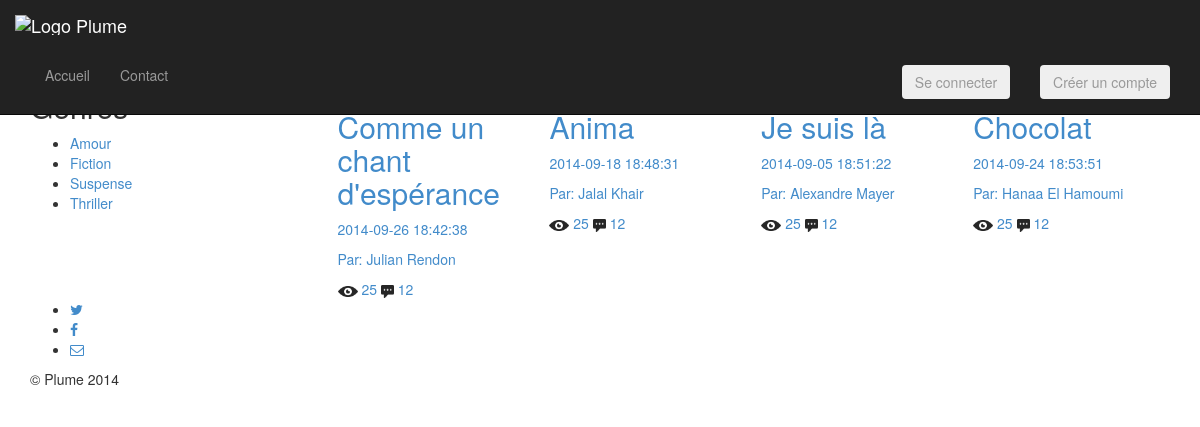
The page /site/index.php on the database its author committed.
### tables this page shows
CREATE TABLE IF NOT EXISTS `ouvrage` (
  `idOuvrage` int(11) NOT NULL AUTO_INCREMENT,
  `sTitreOuvrage` varchar(150) DEFAULT NULL,
  `sDateOuvrage` datetime DEFAULT NULL,
  `sCouvertureOuvrage` varchar(100) DEFAULT NULL,
  `sGenre` varchar(45) DEFAULT NULL,
  `idUtilisateur` int(11) NOT NULL,
  PRIMARY KEY (`idOuvrage`),
  KEY `FK_Ouvrage_idUtilisateur` (`idUtilisateur`)
);

CREATE TABLE IF NOT EXISTS `utilisateur` (
  `idUtilisateur` int(11) NOT NULL AUTO_INCREMENT,
  `sNomUtilisateur` varchar(45) DEFAULT NULL,
  `sCourrielUtilisateur` varchar(45) DEFAULT NULL,
  `sMotPassUtilisateur` varchar(100) DEFAULT NULL,
  `sAvatarUtilisateur` varchar(50) DEFAULT NULL,
  `sStatut` varchar(30) DEFAULT NULL,
  `sTypeUtilisateur` varchar(20) DEFAULT NULL,
  PRIMARY KEY (`idUtilisateur`)
);

### site/index.php (called while the page is built, shortened)
<?php
    require_once("../lib/MySqliLib.class.php");
	require_once("../vues/VueGenre.class.php");
	require_once("../vues/vueOuvrage.class.php");
	require_once("../modeles/Genre.class.php");
	require_once("Controleur.class.php");
	require_once("gabarit.php");
?>

### modeles/Genre.class.php (called while the page is built)
<?php
	class Genre{
		private $aGenres = array("Amour","Fiction","Suspense","Thriller");
		public function getGenre(){
			return $this->aGenres;
		}
	}
?>

### lib/MySqliLib.class.php (called while the page is built, shortened)
<?php
    class MySqliLib extends mysqli {
    	private $sHost;
		private $sUser;
		private $sPwd;
		private $sBDD;
		private $oConnect;
		public function setHost($sHost){
			$this->sHost = $sHost;
		}
		public function setUser($sUser){
			$this->sUser = $sUser;
		}
		public function setPwd($sPwd){
			$this->sPwd = $sPwd;
		}
		public function setBDD($sBDD){
			$this->sBDD = $sBDD;
		}
		public function getHost(){
			return $this->sHost;
		}
		public function getUser(){
			return $this->sUser ;
		}
		public function getPwd(){
			return $this->sPwd;
		}
		public function getBDD(){
			return $this->sBDD;
		}
		public function __construct($sHost=MySqliLib::HOST, $sUser=MySqliLib::USER,
		$sPwd=MySqliLib::PWD, $sBDD=MySqliLib::BDD){
			$this->oConnect = new mysqli($this->getHost(), $this->getUser(), $this->getPwd(), $this->getBDD());
			$this->oConnect->set_charset("utf8");
		}
		public function executer($sRequete){
			$oMysqliResult = $this->oConnect->query($sRequete);
			return $oMysqliResult;
		}
		public function recupererTableau(mysqli_result $oMySqliResult){
			$i=0;
			while(($aEnreg[$i] = $oMySqliResult->fetch_assoc()) != NULL){
				$i++;
			}
			unset($aEnreg[$i]);
			return 	$aEnreg;
		}
    }
?>

### vues/vueOuvrage.class.php (the view, shortened to what this page needs)
<?php
class VueOuvrage{
    public static function afficherOeuvresAccueil($sGenre=""){
      $oConnexion = new MySqliLib();
      if($sGenre){
        $sRequete = "SELECT * FROM ouvrage WHERE sGenre = '$sGenre';";
      }else{
        $sRequete = "SELECT * FROM ouvrage;";
      }
      $oResult = $oConnexion->executer($sRequete);
      $aOeuvre = $oConnexion->recupererTableau($oResult);
      echo'<div class="col-lg-9 col-sm-9 col-xs-12 ouevreAccueil">';
      for($iOeuvre=0; $iOeuvre<count($aOeuvre) ; $iOeuvre++)
      {
          $sRequeteNomUtilisateur = "SELECT sNomUtilisateur FROM utilisateur WHERE idUtilisateur =  ".$aOeuvre[$iOeuvre]["idUtilisateur"].";";
      $oResultNom = $oConnexion->executer($sRequeteNomUtilisateur);
       $aNom = $oConnexion->recupererTableau($oResultNom);
          echo'
              <a href="index.php?s=10&idOuvrage='.$aOeuvre[$iOeuvre]["idOuvrage"].'">
                <div class="col-lg-3 col-sm-6 col-xs-12 produit" >
                  <div class="produit-image">
                      <td><img src='.$aOeuvre[$iOeuvre]["sCouvertureOuvrage"].'></td>
                  </div>
                  <h2> '.$aOeuvre[$iOeuvre]["sTitreOuvrage"].'</h2>
                  <p class="produit-date">'.$aOeuvre[$iOeuvre]["sDateOuvrage"].'</p>
                  <p class="produit-auteur">Par: '.$aNom[0]['sNomUtilisateur'].'</p>
                  <img src="img/imgAccueil/view-icon.png" width="20px"><span class="produit-vues"> 25</span>
                  <img src="img/imgAccueil/comment-icon.png" width="13px"><span class="produit-commentaires"> 12</span>
                </div>
              </a>
          ';
      }
      echo"</div></div>";
    }
    }
    ?>

### vues/templates/header.php (shortened to what this page needs)
<!DOCTYPE html>
<html class="no-js">
	<head>
		<link href="http://netdna.bootstrapcdn.com/bootstrap/3.1.1/css/bootstrap.min.css" rel="stylesheet">
		<link href="<?php echo SITE.DS; ?>css/bootstrap.min.css" rel="stylesheet">
		<link rel="stylesheet" href="<?php echo SITE.DS; ?>css/bootstrap-theme.min.css">
		<link rel="stylesheet" href="<?php echo SITE.DS; ?>css/main.css">
        <link href="http://netdna.bootstrapcdn.com/font-awesome/4.1.0/css/font-awesome.min.css" rel="stylesheet">
	</head>
	<body>

### site/gabarit.php (shortened to what this page needs)
<?php
	include_once "../vues/templates/header.php";
    if(isset($_SESSION["IdUtilisateur"])){
		include_once "../vues/templates/navConnecte.php";
	}else{
		include_once "../vues/templates/nav.php";
	}
?>
	    <div class="container conteneur">
	    	<?php
	    		Controleur::gererSite();
	include_once "../vues/templates/footer.php";
?>

### vues/templates/nav.php (shortened to what this page needs)
<div class="navbar navbar-inverse navbar-fixed-top" role="navigation">
  <div class="container arriereLogoEntete">
    <div class="row navLogoPlume">
      <div class="navbar-header">
        <a class="navbar-brand" href="../../site/index.php"><img src="<?php echo RACINE.DS; ?>site/img/Logo/logoplume.png" alt="Logo Plume"></a>
      </div>
    </div>
    <div class="navbar-collapse collapse liensNavPrincipal">
      <ul class="nav navbar-nav navbar-left navPrincipal">
          <li><a href="<?php echo TEST.DS; ?>index.php?s=1">Accueil</a></li>
          <li><a href="<?php echo TEST.DS; ?>index.php?s=contact">Contact</a></li>
      </ul>
      <ul class="nav navbar-nav navbar-right navPrincipalDroite">
        <li><a href="index.php?s=3"><button class="btn btn-blue btnNav">Se connecter</button></a></li>
            <li><a href="index.php?s=4"><button class="btn btn-blue btnNav">Créer un compte</button></a></li>
      </ul>
    </div>
  </div>
</div>

### site/Controleur.class.php (shortened to what this page needs)
<?php
    class Controleur{
    public static function gererSite(){
      try{
        switch($_GET['s']){
          case 1: default:
            $oGenre= new Genre();
            VueGenre::afficherGenresDeroulant($oGenre);
            VueGenre::afficherListeDesGenres($oGenre);
            self::gererAffichageParGenre();
            break;
        }
      }catch(Exception $e){
        echo "<p>".$e->getMessage()."</p>";
      }
    }
    public static function gererAffichageParGenre() {
      if (!isset($_GET['display'])) {
          $_GET['display'] = "defaut";
      }else {
        switch ($_GET['display']) {
          case 'defaut': default:
            VueOuvrage::afficherOeuvresAccueil();
            break;
        }
      }
    }
    }
?>

### vues/VueGenre.class.php (shortened to what this page needs)
<?php
  class VueGenre{
    public static function afficherGenresDeroulant(Genre $oGenre, $sMsg="&nbsp;") {
      echo "
        <div class=\"row\">
          <div class=\"btn-Categories\">
            <div class=\"btn-group hidden-lg hidden-sm col-xs-12\">
              <button type=\"button\" class=\"btn btn-default dropdown-toggle\" data-toggle=\"dropdown\">
                Trier par genre <span class=\"caret\"></span>
              </button>
              <ul class=\"dropdown-menu\" role=\"menu\">";
            echo "
              </ul>
            </div>
            <div class=\"col-lg-6 col-xs-12 rechercheAvance\">
              <a href=\"index.php?s=rech_avancee\">Recherche avancée</a>
            </div>
          </div>
        </div>
      ";
    }
    public static function afficherListeDesGenres(Genre $oGenre, $sMsg="&nbsp;") {
      echo "
        <div class=\"row\">
          <div class=\"col-lg-3 col-sm-3 hidden-xs\">
            <div class=\"listeGenres\">
              <h2>Genres</h2>
              <ul>";
            $aGenres = $oGenre->getGenre();
            for($iGenre=0;$iGenre<count($aGenres);$iGenre++){
              echo "<li><a href=\"index.php?s=".$_GET['s']."&display=affichageParGenre&genre=".$iGenre."\">".$aGenres[$iGenre]."</a></li>";
            }
            echo "
              </ul>
            </div>
          </div>
      ";
    }
  }
?>

### vues/templates/footer.php (shortened to what this page needs)
			<footer class="row">
				<div class="col-md-12">
					<ul class="icons social">
						<li><a href="<?php echo RACINE.DS; ?>vues/mediasSociaux/twitter.html" target="_blank"><span class="fa fa-twitter"></span></a></li>
						<li><a href="<?php echo RACINE.DS; ?>vues/mediasSociaux/facebook.html" target="_blank"><span class="fa fa-facebook"></span></a></li>
						<li><a href=index.php?s=contact><span class="fa fa-envelope-o"></span></a></li>
					</ul>
					<p class="copy">&copy; Plume 2014</p>
				</div>
			</footer>
		</div>
	</body>
</html>

### vues/templates/header.php (style rules this page uses)
body { padding-top: 50px; padding-bottom: 20px; }

### rows shown on the page
ouvrage: sTitreOuvrage "Comme un chant d'espérance", sDateOuvrage "2014-09-26 18:42:38", idUtilisateur.sNomUtilisateur "Julian Rendon"
ouvrage: sTitreOuvrage "Anima", sDateOuvrage "2014-09-18 18:48:31", idUtilisateur.sNomUtilisateur "Jalal Khair"
ouvrage: sTitreOuvrage "Je suis là", sDateOuvrage "2014-09-05 18:51:22", idUtilisateur.sNomUtilisateur "Alexandre Mayer"
ouvrage: sTitreOuvrage "Chocolat", sDateOuvrage "2014-09-24 18:53:51", idUtilisateur.sNomUtilisateur "Hanaa El Hamoumi"

### other values the page prints
$aGenres[$iGenre] "Amour"
$aGenres[$iGenre] "Fiction"
$aGenres[$iGenre] "Suspense"
$aGenres[$iGenre] "Thriller"
